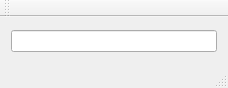
<?xml version="1.0" encoding="UTF-8"?>
<ui version="4.0">
 <class>MainWindow</class>
 <widget class="QMainWindow" name="MainWindow">
  <property name="geometry">
   <rect>
    <x>0</x>
    <y>0</y>
    <width>228</width>
    <height>88</height>
   </rect>
  </property>
  <property name="windowTitle">
   <string>MainWindow</string>
  </property>
  <widget class="QWidget" name="centralWidget">
   <layout class="QGridLayout" name="gridLayout">
    <item row="1" column="0">
     <widget class="QLineEdit" name="lineEdit"/>
    </item>
   </layout>
  </widget>
  <widget class="QMenuBar" name="menuBar">
   <property name="geometry">
    <rect>
     <x>0</x>
     <y>0</y>
     <width>228</width>
     <height>18</height>
    </rect>
   </property>
  </widget>
  <widget class="QToolBar" name="mainToolBar">
   <attribute name="toolBarArea">
    <enum>TopToolBarArea</enum>
   </attribute>
   <attribute name="toolBarBreak">
    <bool>false</bool>
   </attribute>
  </widget>
  <widget class="QStatusBar" name="statusBar"/>
 </widget>
 <layoutdefault spacing="6" margin="11"/>
 <resources/>
 <connections/>
</ui>
